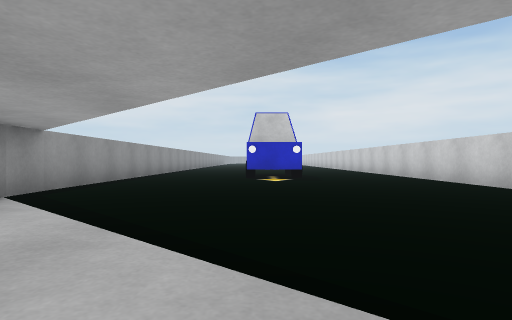
view 1 (above)

24 first-person views from a walk through a Unity game level. The camera is 0.51 m above the floor, looks level and sees 75° across. The floor is counted in squares, 1 m on a side. Each view is taken from the middle of a square. On the plan, view 1 faces up. The plan holds only what a view shows up to about 9 squares ahead; the rest is blank. The place goes on beyond the plan.

view 2
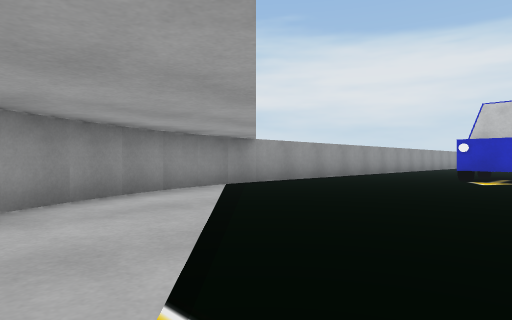

view 3
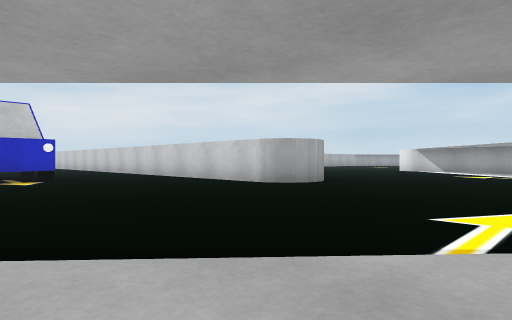

view 4
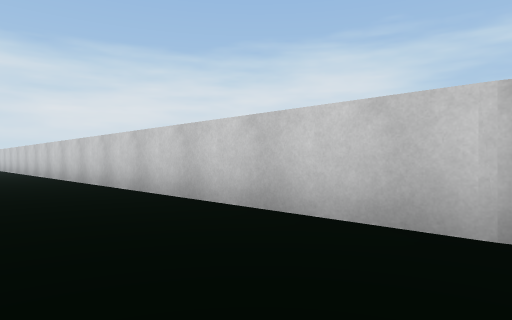

view 5
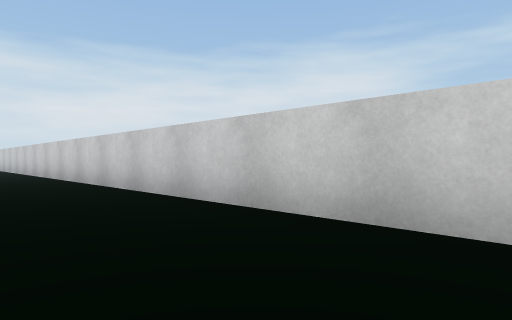

view 6
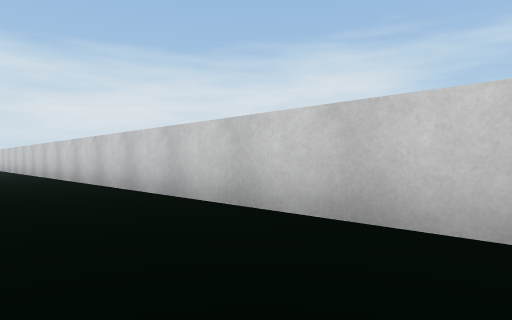

view 7
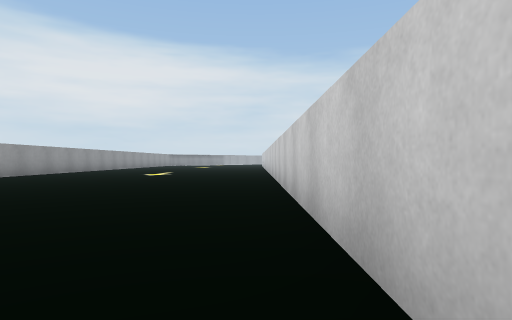

view 8
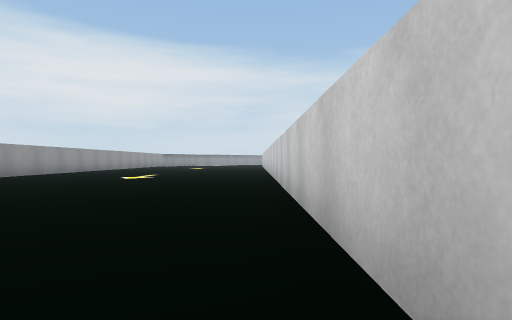

view 9
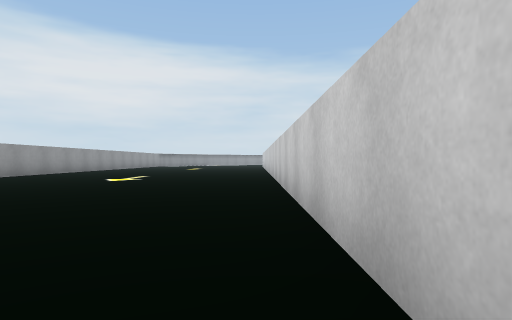

view 10
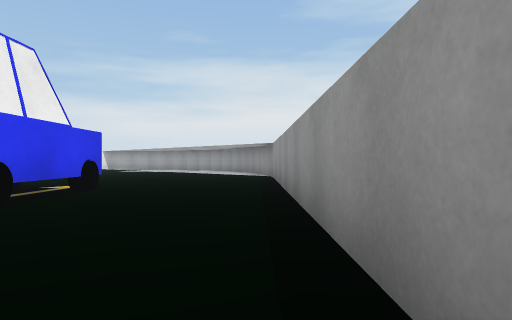

view 11
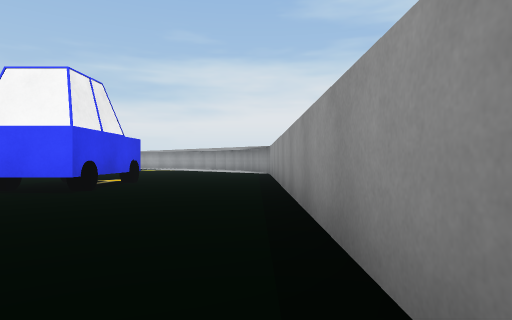

view 12
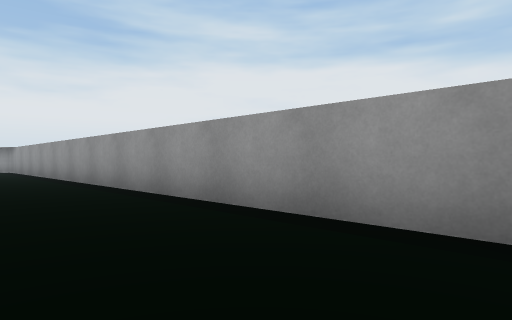

view 13
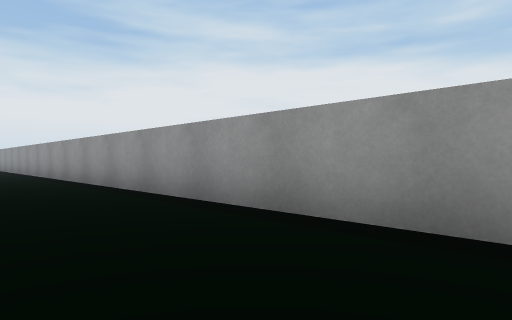

view 14
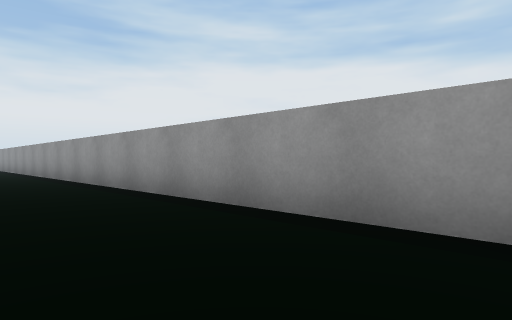

view 15
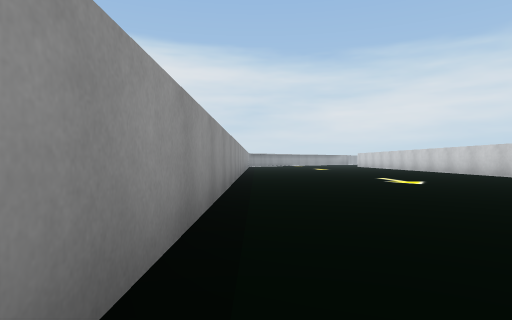

view 16
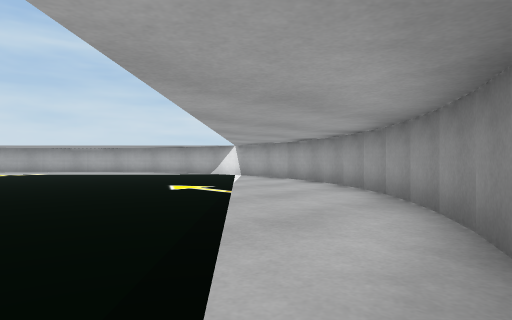

view 17
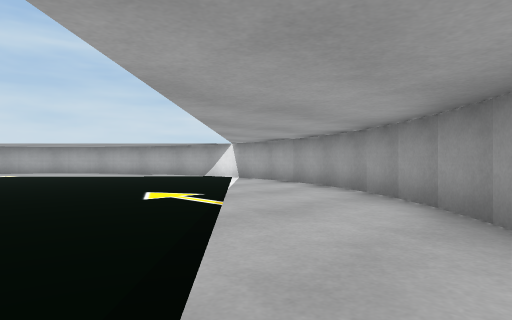

view 18
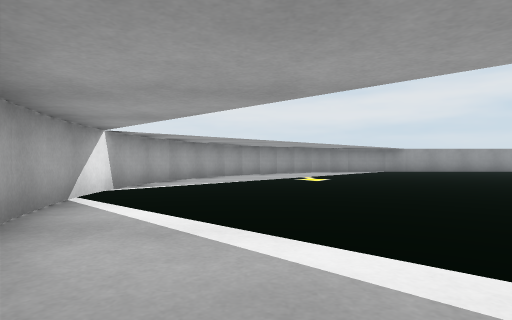

view 19
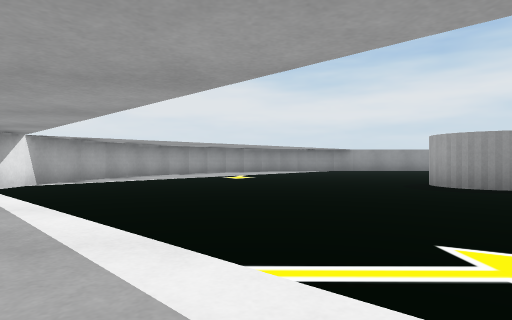

view 20
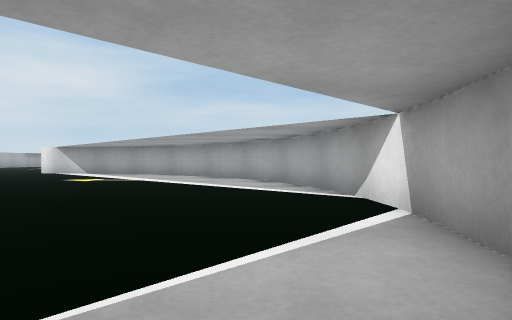

view 21
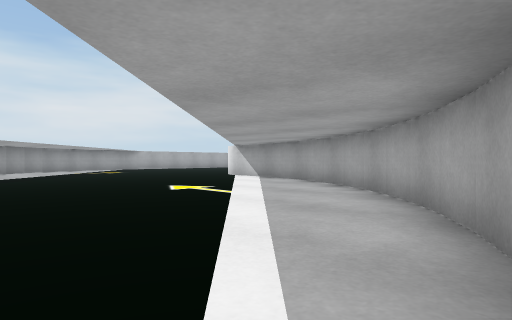

view 22
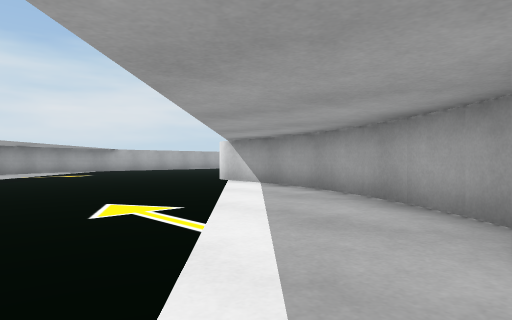

view 23
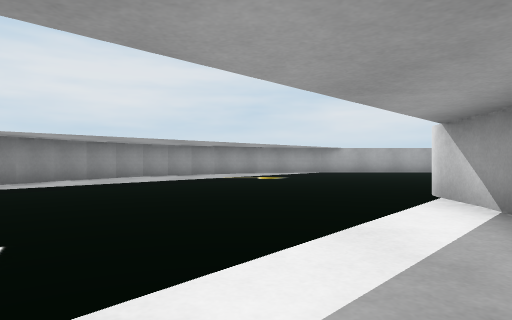

view 24
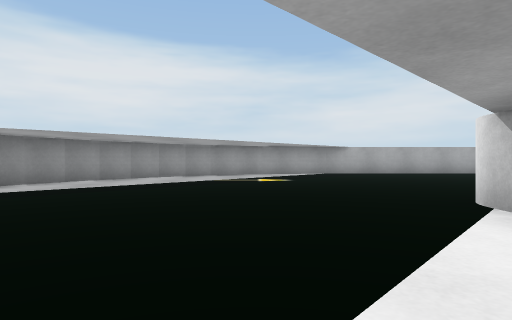

### Floor plan
Points are (right, up) in squares from view 1. A wall is a line through its corners. A room is listed if a view was taken in it or the views show most of it. See-through windows are left out.
Room 1 (views 1, 2, 3, 4, 5, 6, 7, 8, 9, 10, 11, 12, 13, 14, 15, 16, 17, 18, 19, 20, 21, 22, 23, 24)
walls: (8.4, 11) (8, 10.5); (8.1, 10.6) (7.6, 9.7); (7.6, 9.8) (7.2, 8.9); (7.2, 9) (6.9, 8.1); (6.9, 8.2) (6.8, 7.7); (14.3, 3.7) (14.5, 4.6) (14.5, 5.7); (14.1, 2.8) (14.3, 3.8); (4.5, 5.4) (4.5, 28.8); (12.9, 0.4) (13.4, 1.3) (13.8, 2) (14.1, 3); (12.4, -0.2) (13, 0.6); (11.8, -0.9) (12.5, -0.2); (11.2, -1.5) (11.9, -0.8); (10.5, -2) (11.3, -1.4); (9.7, -2.5) (10.6, -2); (8.9, -2.8) (9.8, -2.4); (8.1, -3.1) (9, -2.8); (7.2, -3.3) (8.2, -3.1); (6.3, -3.5) (7.3, -3.3); (5.4, -3.5) (6.4, -3.5); (4.5, -3.5) (5.5, -3.5); (3.7, -3.3) (4.7, -3.5); (-3.5, 4.7) (-3.3, 3.7); (-3.3, 3.8) (-3.1, 2.8); (2, -2.8) (2.9, -3.1) (3.8, -3.3); (-3.1, 3) (-2.8, 2); (1.2, -2.4) (2.1, -2.8); (-2.8, 2.1) (-2.4, 1.2); (-2, 0.6) (-1.4, -0.2); (-0.3, -1.4) (0.5, -2) (1.3, -2.5); (-2.5, 1.3) (-2, 0.5); (-1.5, -0.1) (-0.9, -0.9); (-0.9, -0.8) (-0.2, -1.5); (-3.5, 29.5) (-3.5, 4.6)
objects: other object (0, 9) to (1, 12)

Where each view was taken, in squares from view 1:
view 1: 0 up, 0 right, facing up
view 2: 0 up, 2 right, facing up-left
view 3: 0 up, 1 left, facing up-right
view 4: 5 up, 2 right, facing up-right
view 5: 9 up, 2 right, facing up-right
view 6: 13 up, 2 right, facing up-right
view 7: 17 up, 4 right, facing up
view 8: 19 up, 4 right, facing up
view 9: 20 up, 4 right, facing up
view 10: 15 up, 3 left, facing down
view 11: 17 up, 3 left, facing down
view 12: 21 up, 1 left, facing down-left
view 13: 27 up, 1 left, facing down-left
view 14: 29 up, 1 left, facing down-left
view 15: 21 up, 3 left, facing up
view 16: 4 up, 3 left, facing down-right
view 17: 3 up, 2 left, facing down-right
view 18: 1 down, 11 right, facing left
view 19: 1 up, 12 right, facing left
view 20: 2 down, 2 right, facing right
view 21: 3 down, 7 right, facing up-right
view 22: 1 down, 9 right, facing up-right
view 23: 1 up, 12 right, facing up
view 24: 2 up, 12 right, facing up
